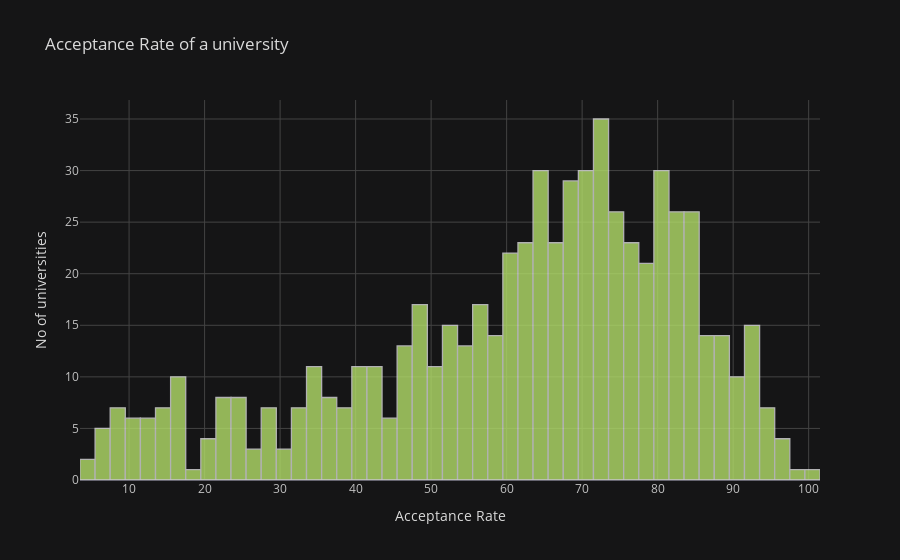

Here is the notebook cell this chart was saved with:
### Markdown cell above
***These univerisities have very high Tution Fees , taking admissions in these universities will be a challenge for middle class families. Although some of these universities are very reputed. ***

### Code cell
data['Acceptance Rate'].iplot(kind='hist',bins=80,theme='solar',color='paleolive',title='Acceptance Rate of a university',xTitle='Acceptance Rate',yTitle='No of universities')

### Figure 1 — Plotly figure (JSON) as saved in the notebook; plotly's stock layout.template omitted (floating-point values rounded to 4 significant figures; data arrays with more than 128 entries replaced by an {"elided": "..."} marker saying what was removed)
{"data": [{"histfunc": "count", "histnorm": "", "marker": {"color": "rgba(179, 222, 105, 1.0)", "line": {"color": "#D9D9D9", "width": 1.3}}, "name": "Acceptance Rate", "nbinsx": 80, "opacity": 0.8, "orientation": "v", "type": "histogram", "x": {"elided": "650 int values"}}], "layout": {"barmode": "overlay", "legend": {"bgcolor": "#151516", "font": {"color": "#D9D9D9"}}, "paper_bgcolor": "#151516", "plot_bgcolor": "#151516", "title": {"font": {"color": "#D9D9D9"}, "text": "Acceptance Rate of a university"}, "xaxis": {"gridcolor": "#434343", "showgrid": true, "tickfont": {"color": "#C2C2C2"}, "title": {"font": {"color": "#D9D9D9"}, "text": "Acceptance Rate"}, "zerolinecolor": "#666570", "type": "linear", "range": [3.5, 101.5], "autorange": true}, "yaxis": {"gridcolor": "#434343", "showgrid": true, "tickfont": {"color": "#C2C2C2"}, "title": {"font": {"color": "#D9D9D9"}, "text": "No of universities"}, "zerolinecolor": "#666570", "range": [0, 36.84], "autorange": true}, "autosize": true}}
